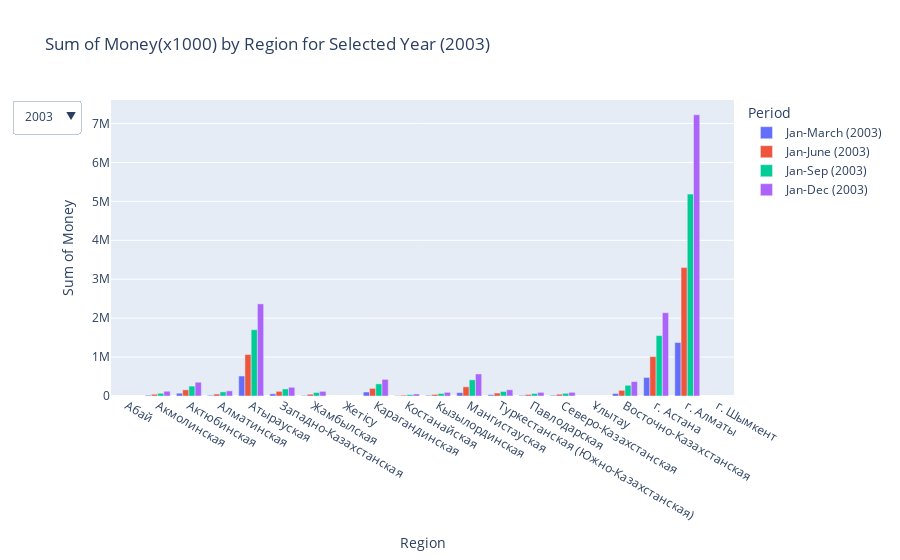

The cell this chart's notebook holds for it:
### Code cell
import plotly.graph_objects as go
import pandas as pd


# Extract unique years from the DataFrames
years = [col for col in d['Jan-March'].columns if isinstance(col, int)]

# Create a figure
fig = go.Figure()

# Create a trace for each period and year
for year in years:
    visible = year == years[0]  # Only show the first year's data by default
    for period, df in d.items():
        df_filtered = df[df['Region'] != 'Республика Казахстан']
        fig.add_trace(go.Bar(
            x=df_filtered['Region'],
            y=df_filtered[year],
            name=f"{period} ({year})",
            visible=visible
        ))

# Create update menu for dropdown selection
updatemenus = [
    {
        "buttons": [
            {
                "label": str(year),
                "method": "update",
                "args": [
                    {"visible": [(year == selected_year) for selected_year in years for _ in d]},
                    {"title": f"Sum of Money by Region for Selected Year ({year})"}
                ]
            }
            for year in years
        ],
        "direction": "down",
        "showactive": True
    }
]

# Update layout
fig.update_layout(
    updatemenus=updatemenus,
    title=f"Sum of Money(x1000) by Region for Selected Year ({years[0]})",
    xaxis_title="Region",
    yaxis_title="Sum of Money",
    barmode="group",
    legend_title="Period",
    template="plotly"
)

# Show the plot
fig.show()
